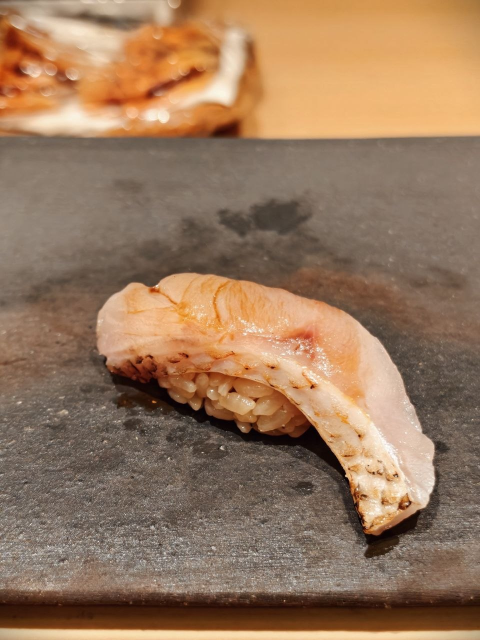
#> input picture images/dish/aburi.jpg, 960 x 1280 px, found by its file name (shown at 1/2 size); its folder holds only this picture in this run
$ python detect_subject.py
#> lines starting #> are read from the running program, lines starting #| are printed output that depends on the picture; after the words box and inside, x2 and y2 are one past the last pixel; in counts of white or black regions, pixels touching at a corner belong together
#> in main, img is the input picture: PIL image 960x1280 RGB; mean R, G, B 152, 119.9, 92.9
#!/usr/bin/env python3
"""Subject (sushi) detection for card framing.

Spectral-residual saliency (Hou & Zhang 2007) — robust for a single salient
object on a textured plate/counter. Returns a bbox per image plus a normalised
crop window that centres the subject at a consistent scale.
"""
import json, os
import numpy as np
from PIL import Image, ImageFilter, ImageDraw

DISH = "/opt/data/omakase-guide/images/dish"
OUT = "/opt/data/omakase-guide/framing.json"
N = 160  # analysis resolution


def saliency(img):
    g = img.convert("L").resize((N, N), Image.LANCZOS)
    a = np.asarray(g).astype(np.float32) / 255.0
    # small blur to suppress pixel noise before FFT
    a = np.asarray(Image.fromarray((a * 255).astype(np.uint8)).filter(ImageFilter.GaussianBlur(1.2)),
                   dtype=np.float32) / 255.0
    F = np.fft.fft2(a)
    amp = np.abs(F)
    phase = np.angle(F)
    logamp = np.log(amp + 1e-8)
    # 3x3 mean of log amplitude
    from numpy.lib.stride_tricks import sliding_window_view
    k = 3
    pad = np.pad(logamp, k // 2, mode="edge")
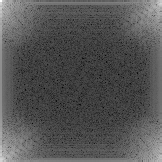
#> pad: shape (162, 162) float64; min -5.68, max 9.45, mean -0.607; drawn with min black and max white
    win = sliding_window_view(pad, (k, k))
    avg = win.mean(axis=(-1, -2))
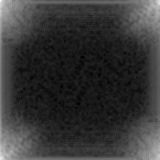
#> avg: shape (160, 160) float64; min -2.99, max 7.61, mean -0.683; drawn with min black and max white
    resid = logamp - avg
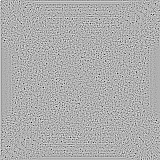
#> resid: shape (160, 160) float64; min -4, max 1.84, mean 7.63e-19; drawn with min black and max white
    sal = np.abs(np.fft.ifft2(np.exp(resid + 1j * phase))) ** 2
    sal = sal - sal.min()
    sal = sal / (sal.max() + 1e-8)
    s8 = Image.fromarray((sal * 255).astype(np.uint8))
    sal = np.asarray(s8.filter(ImageFilter.GaussianBlur(6.0)), dtype=np.float32) / 255.0
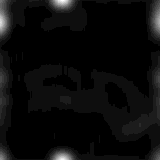
#> sal: shape (160, 160) float32; min 0, max 0.0706, mean 0.00312; drawn with min black and max white
    sal = (sal - sal.min()) / (sal.max() - sal.min() + 1e-8)
    return sal


def bbox(sal, q=90):
#> called with q = 90
    thr = np.percentile(sal, q)
#> thr = 0.111
    m = sal >= thr
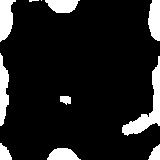
#> m: shape (160, 160) bool; 12.2% white; 11 white regions (2 under 20 px), largest, box (x1, y1, x2, y2) and area: (122, 56, 160, 136) 833, (0, 0, 16, 42) 462, (0, 53, 9, 126) 448
    # keep the largest connected component (4-neighbour BFS via scipy-free labelling)
    lab = np.zeros(m.shape, np.int32)
    cur = 0
    best = (0, None)
    ys, xs = np.nonzero(m)
#> ys = 3133 values from 0 to 159; xs = 3133 values, max 159 at index 69, min 0 at index 0, mean 80.9
    seen = np.zeros(m.shape, bool)
    from collections import deque
    for y0, x0 in zip(ys, xs):
        if seen[y0, x0]:
            continue
        cur += 1
        dq = deque([(y0, x0)])
        seen[y0, x0] = True
        pts = []
        while dq:
            y, x = dq.popleft()
            pts.append((y, x))
            for dy, dx in ((1, 0), (-1, 0), (0, 1), (0, -1)):
                ny, nx = y + dy, x + dx
                if 0 <= ny < m.shape[0] and 0 <= nx < m.shape[1] and m[ny, nx] and not seen[ny, nx]:
                    seen[ny, nx] = True
                    dq.append((ny, nx))
        if len(pts) > best[0]:
            best = (len(pts), pts)
#> this loop made 3133 passes
#> x0 on passes 2 to 4: 1, 2, 3
#> after the loop, cur = 11
    if not best[1] or best[0] < 60:
        return None
    p = np.array(best[1])
#> p = 833 pairs, first value 56 to 135, second value 122 to 159
    y0, y1 = p[:, 0].min(), p[:, 0].max()
#> y0 = 56; y1 = 135
    x0, x1 = p[:, 1].min(), p[:, 1].max()
#> x0 = 122; x1 = 159
    # weighted centroid of saliency inside the blob
    sub = sal[y0:y1 + 1, x0:x1 + 1]
    yy, xx = np.mgrid[y0:y1 + 1, x0:x1 + 1]
#> yy: shape (80, 38) int64; 80 distinct labels, from 56 to 135
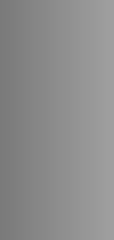
#> xx: shape (80, 38) int64 (shown 3 times larger); min 122, max 159, mean 140.5
    w = sub / (sub.sum() + 1e-8)
    return {
        "x0": round(x0 / N, 4), "x1": round((x1 + 1) / N, 4),
        "y0": round(y0 / N, 4), "y1": round((y1 + 1) / N, 4),
        "cx": round(float((xx * w).sum()) / N, 4),
        "cy": round(float((yy * w).sum()) / N, 4),
        "bw": round((x1 - x0 + 1) / N, 4), "bh": round((y1 - y0 + 1) / N, 4),
    }


def main():
    out, overlay = {}, {}
    files = [f for f in sorted(os.listdir(DISH)) if f.lower().endswith((".jpg", ".jpeg", ".png"))]
    for f in files:
        p = os.path.join(DISH, f)
        img = Image.open(p).convert("RGB")
        b = bbox(saliency(img))
#> b = {'x0': 0.762, 'x1': 1, 'y0': 0.35, 'y1': 0.85, 'cx': 0.906, 'cy': 0.652, 'bw': 0.237, 'bh': 0.5}
        if b is None:
            print(f"{f:24s} FAIL")
            continue
        out[f] = b
        overlay[f] = (b, img)
        print(f"{f:24s} cx={b['cx']:.2f} cy={b['cy']:.2f} bw={b['bw']:.2f} bh={b['bh']:.2f}")
#| aburi.jpg                cx=0.91 cy=0.65 bw=0.24 bh=0.50
    json.dump(out, open(OUT, "w"), indent=1, sort_keys=True)

    # proof sheet with boxes drawn
    cols, tw, th = 5, 220, 293
    rows = (len(files) + cols - 1) // cols
    sheet = Image.new("RGB", (cols * tw, rows * (th + 16)), "white")
#> sheet: PIL image 1100x309 RGB; every value is 255
    dr = ImageDraw.Draw(sheet)
    for i, f in enumerate(files):
        if f not in overlay:
            continue
        b, img = overlay[f]
        im = img.resize((tw, th))
        x, y = (i % cols) * tw, (i // cols) * (th + 16)
        sheet.paste(im, (x, y))
        dr.rectangle([x + b["x0"] * tw, y + b["y0"] * th, x + b["x1"] * tw, y + b["y1"] * th],
                     outline="red", width=2)
        dr.ellipse([x + b["cx"] * tw - 3, y + b["cy"] * th - 3, x + b["cx"] * tw + 3, y + b["cy"] * th + 3],
                   fill="lime")
        dr.text((x + 4, y + th + 2), f"{i+1}. {f[:-4]}", fill="black")
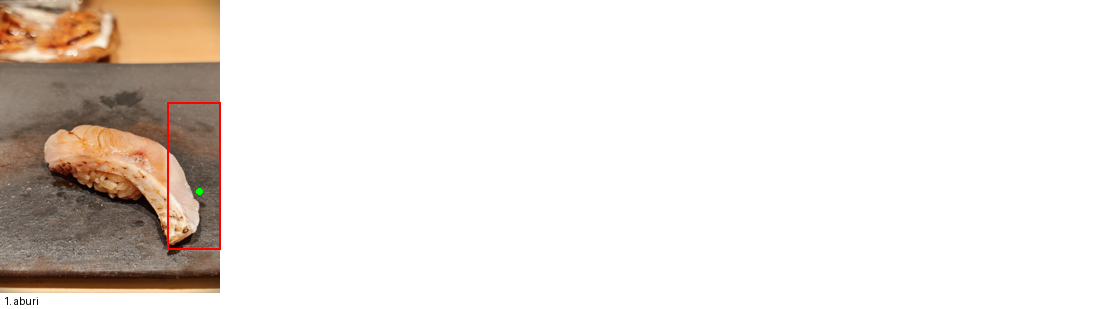
#> sheet: PIL image 1100x309 RGB; mean R, G, B 235.6, 229, 223.9
    sheet.save("/opt/data/cache/scratch/frames/detect_proof.jpg", quality=85)
    print("\nproof -> /opt/data/cache/scratch/frames/detect_proof.jpg")


if __name__ == "__main__":
    main()

$ run again, on images/dish/akamutsu.jpg
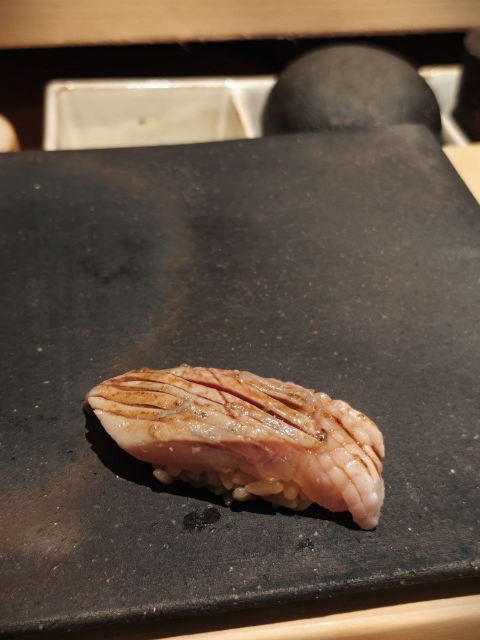
#> input picture images/dish/akamutsu.jpg, 960 x 1280 px, found by its file name (shown at 1/2 size)
#> in main, img is the input picture: PIL image 960x1280 RGB; mean R, G, B 98.1, 81.9, 68
#> thr = 0
#> m: shape (160, 160) bool; every value is 1
#> the loop in bbox, `for y0, x0 in zip(ys, xs):` made 25600 passes
#> cur on pass 1: 1
#> after the loop in bbox, `for y0, x0 in zip(ys, xs):`: cur = 1
#> p = 25600 pairs, first value 0 to 159, second value 0 to 159
#> in bbox, `y0, y1 = p[:, 0].min(), p[:, 0].max()`: y0 = 0; y1 = 159
#> in bbox, `x0, x1 = p[:, 1].min(), p[:, 1].max()`: x0 = 0; x1 = 159
#> yy: shape (160, 160) int64; 160 distinct labels, from 0 to 159
#> in bbox, `yy, xx = np.mgrid[y0:y1 + 1, x0:x1 + 1]`:
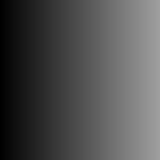
#> xx: shape (160, 160) int64; min 0, max 159, mean 79.5
#> in main, `b = bbox(saliency(img))`: b = {'x0': 0, 'x1': 1, 'y0': 0, 'y1': 1, 'cx': 0.514, 'cy': 0.505, 'bw': 1, 'bh': 1}
#| akamutsu.jpg             cx=0.51 cy=0.51 bw=1.00 bh=1.00
#> after the loop in main, `for i, f in enumerate(files):`:
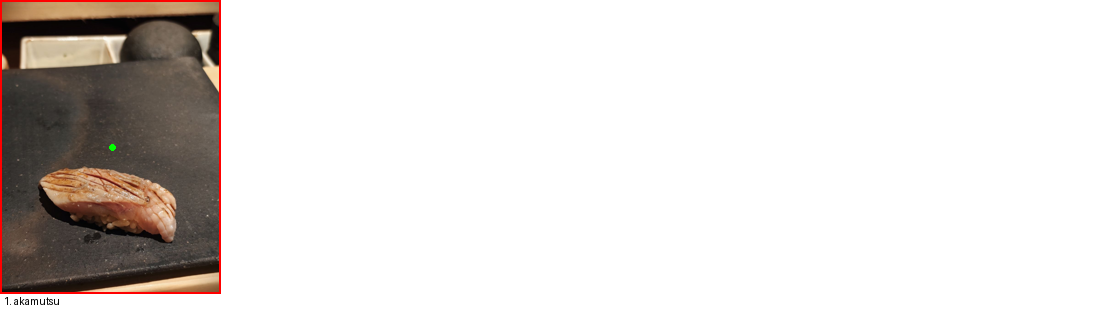
#> sheet: PIL image 1100x309 RGB; mean R, G, B 225.8, 221.3, 218.7

$ run again, on images/dish/akauni.jpg
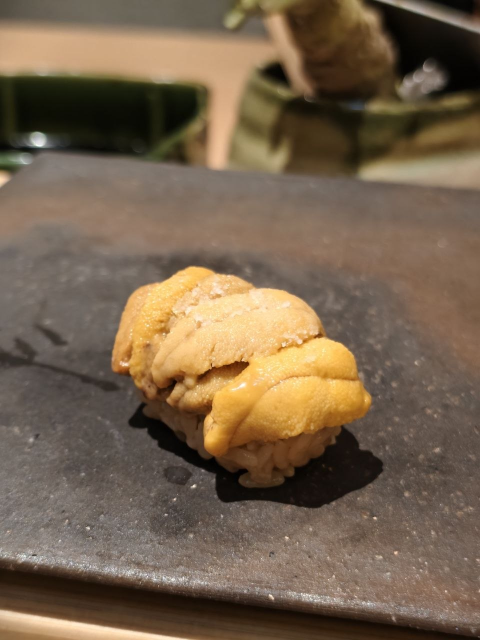
#> input picture images/dish/akauni.jpg, 960 x 1280 px, found by its file name (shown at 1/2 size)
#> in main, img is the input picture: PIL image 960x1280 RGB; mean R, G, B 118.2, 98.8, 77.2
#> thr = 0.118
#> in bbox, `m = sal >= thr`:
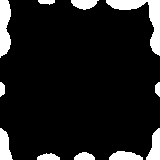
#> m: shape (160, 160) bool; 10.8% white; 11 white regions, largest, box (x1, y1, x2, y2) and area: (106, 0, 160, 56) 822, (0, 0, 11, 58) 514, (0, 128, 13, 160) 284
#> ys = 2759 values from 0 to 159; xs = 2759 values, max 159 at index 106, min 0 at index 0, mean 86.42
#> the loop in bbox, `for y0, x0 in zip(ys, xs):` made 2759 passes
#> x0 on passes 1 to 3: 0, 1, 2
#> after the loop in bbox, `for y0, x0 in zip(ys, xs):`: cur = 11
#> p = 822 pairs, first value 0 to 55, second value 106 to 159
#> in bbox, `y0, y1 = p[:, 0].min(), p[:, 0].max()`: y0 = 0; y1 = 55
#> in bbox, `x0, x1 = p[:, 1].min(), p[:, 1].max()`: x0 = 106; x1 = 159
#> yy: shape (56, 54) int64; 56 distinct labels, from 0 to 55
#> in main, `b = bbox(saliency(img))`: b = {'x0': 0.662, 'x1': 1, 'y0': 0, 'y1': 0.35, 'cx': 0.895, 'cy': 0.106, 'bw': 0.338, 'bh': 0.35}
#| akauni.jpg               cx=0.90 cy=0.11 bw=0.34 bh=0.35
#> after the loop in main, `for i, f in enumerate(files):`:
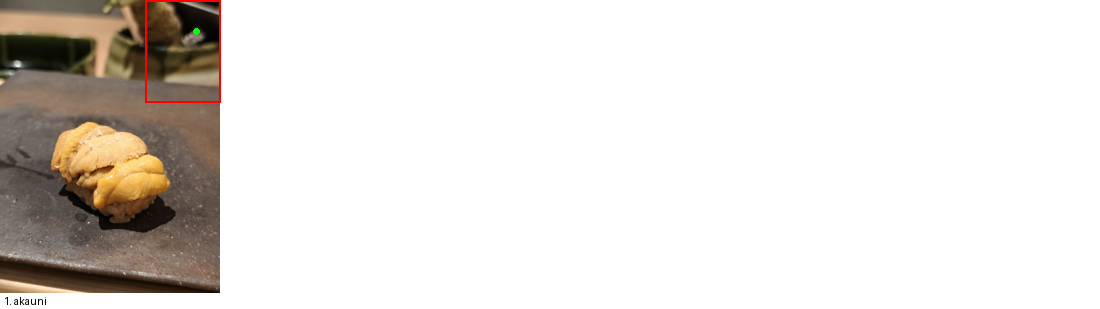
#> sheet: PIL image 1100x309 RGB; mean R, G, B 229.3, 225.1, 221

$ run again, on images/dish/amaebi.jpg
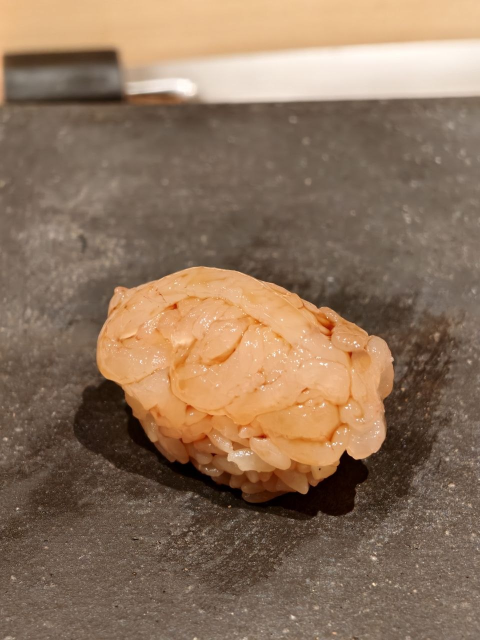
#> input picture images/dish/amaebi.jpg, 960 x 1280 px, found by its file name (shown at 1/2 size)
#> in main, img is the input picture: PIL image 960x1280 RGB; mean R, G, B 141, 114.6, 91.7
#> thr = 0.0769
#> m: shape (160, 160) bool; 18.9% white; 8 white regions (3 under 20 px), largest, box (x1, y1, x2, y2) and area: (0, 73, 160, 160) 2378, (0, 0, 160, 52) 1791, (104, 104, 133, 124) 388, (34, 92, 53, 112) 173, (106, 76, 116, 86) 83
#> ys = 4832 values from 0 to 159; xs = 4832 values, max 159 at index 159, min 0 at index 0, mean 81.74
#> the loop in bbox, `for y0, x0 in zip(ys, xs):` made 4832 passes
#> cur on passes 1, 1792: 1, 2
#> after the loop in bbox, `for y0, x0 in zip(ys, xs):`: cur = 8
#> p = 2378 pairs, first value 73 to 159, second value 0 to 159
#> in bbox, `y0, y1 = p[:, 0].min(), p[:, 0].max()`: y0 = 73; y1 = 159
#> in bbox, `x0, x1 = p[:, 1].min(), p[:, 1].max()`: x0 = 0; x1 = 159
#> yy: shape (87, 160) int64; 87 distinct labels, from 73 to 159
#> in main, `b = bbox(saliency(img))`: b = {'x0': 0, 'x1': 1, 'y0': 0.456, 'y1': 1, 'cx': 0.51, 'cy': 0.744, 'bw': 1, 'bh': 0.544}
#| amaebi.jpg               cx=0.51 cy=0.74 bw=1.00 bh=0.54
#> after the loop in main, `for i, f in enumerate(files):`:
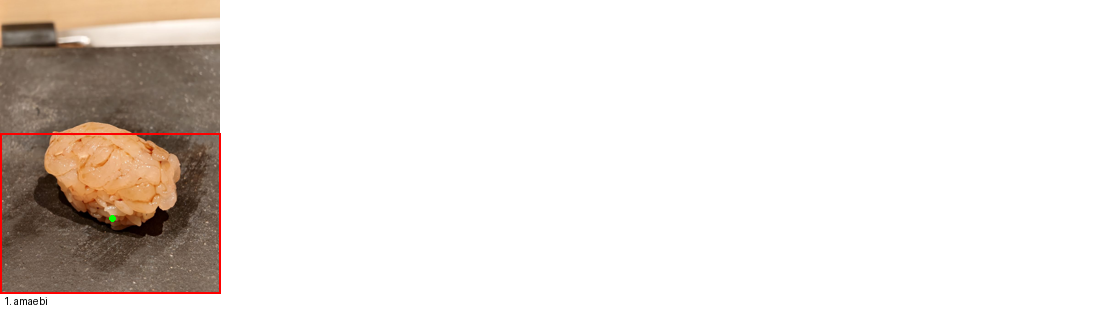
#> sheet: PIL image 1100x309 RGB; mean R, G, B 233.7, 227.7, 223.4
